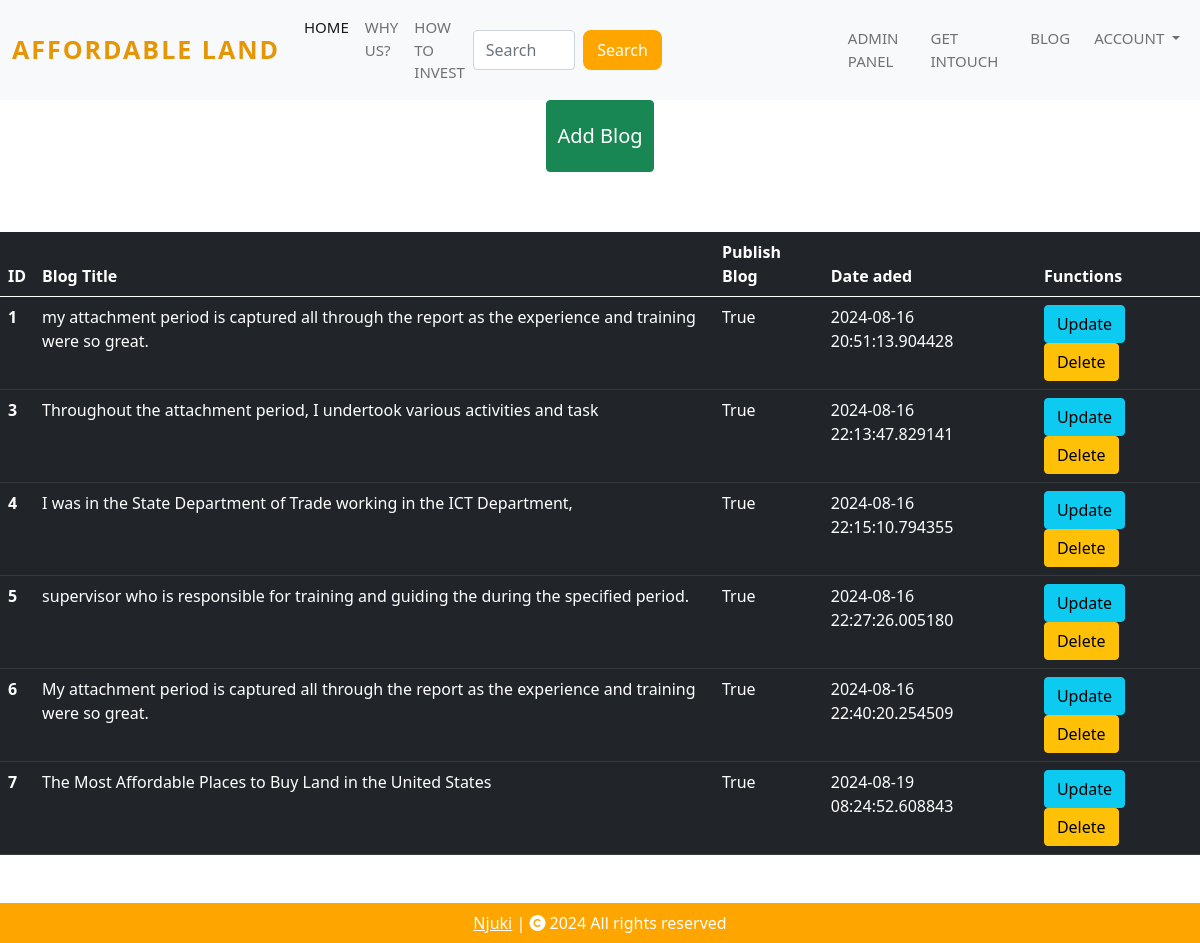
Page /view-blog (signed in) on the committed database.
### LandingPage/models.py (models this page shows, shortened)
class CreateBlog(db.Model):
    id = db.Column(db.Integer, primary_key=True)
    blog_title = db.Column(db.String(200), nullable=False)
    blog_image = db.Column(db.String(300), nullable=False)
    blog_content = db.Column(db.String(1000000), nullable=False)
    display_blog = db.Column(db.Boolean, nullable=False)
    date_added = db.Column(db.DateTime, default=datetime.utcnow)

### LandingPage/admin.py (the view)
@admin.route('/view-blog', methods=['GET', 'POST'])
@login_required
def view_blog():
    if current_user.id == 1:
        blogs = CreateBlog.query.all()
        return render_template('view_blog.html', blogs=blogs)
    return redirect(url_for('index'))

### LandingPage/templates/view_blog.html (shortened to what this page needs)
{% extends 'base.html' %}
{% block body %}
{% if blogs | length < 1 %}
<div class="text-center" style="margin-top: 100px;">
    <h3>View all Blogs</h3>
</div>
{% else %}
<div class="text-center" style="margin-top: 100px;">
    <a class="btn btn-success" style="padding: 20px 10px; font-size: 20px;" href="{{ url_for('admin.add_blog') }}">Add Blog</a>
</div>
<table class="table table-dark table-hover" style="margin-top: 60px;">
    <thead>
        <tr>
            <th scope="col">ID</th>
            <th scope="col">Blog Title</th>
            <th scope="col">Publish Blog</th>
            <th scope="col">Date aded</th>
            <th scope="col">Functions</th>
        </tr>
    </thead>
    <tbody>
        {% for blog in blogs %}
        <tr>
            <th scope="row">{{ blog.id }}</th>
            <td>{{ blog.blog_title }}</td>
            <td>{{ blog.display_blog }}</td>
            <td>{{ blog.date_added }}</td>
            <td>
                <a class="btn btn-info" href="/update-blog/{{ blog.id }}">Update</a>
                <a class="btn btn-warning" href="/delete-blog/{{ blog.id }}">Delete</a>
            </td>
        </tr>
        {% endfor %}
    </tbody>
</table>
{% endif %}
{% endblock %}

### LandingPage/static/css/style.css (style rules this page uses)
* { padding: 0; margin: 0; box-sizing: border-box; }

### rows in the picture
CreateBlog: id "1", blog_title "my attachment period is captured all through the report as the experience and training were so great.", display_blog "True", date_added "2024-08-16 20:51:13.904428"
CreateBlog: id "3", blog_title "Throughout the attachment period, I undertook various activities and task", display_blog "True", date_added "2024-08-16 22:13:47.829141"
CreateBlog: id "4", blog_title "I was in the State Department of Trade working in the ICT Department,", display_blog "True", date_added "2024-08-16 22:15:10.794355"
CreateBlog: id "5", blog_title "supervisor who is responsible for training and guiding the during the specified period.", display_blog "True", date_added "2024-08-16 22:27:26.005180"
CreateBlog: id "6", blog_title "My attachment period is captured all through the report as the experience and training were so great.", display_blog "True", date_added "2024-08-16 22:40:20.254509"
CreateBlog: id "7", blog_title "The Most Affordable Places to Buy Land in the United States", display_blog "True", date_added "2024-08-19 08:24:52.608843"
